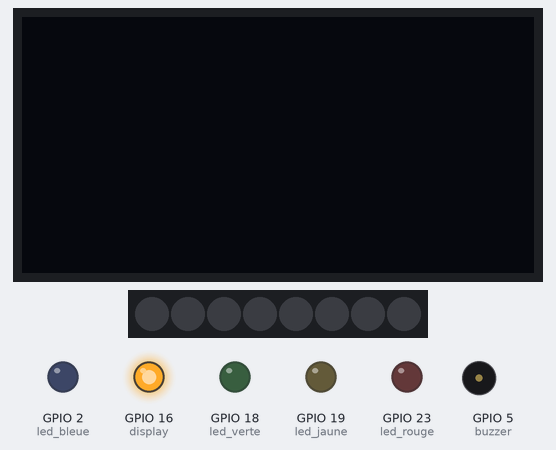
Recording of a program running on a simulated ESP32 board running MicroPython. Parts: 128×64 one-colour display, 8 RGB LEDs in strip order, left to right, output pins drawn as LEDs (lit = HIGH), buzzer (waves = sounding). Library files of the repository ran but are not shown: ssd1306.py, sh1106.py; what the program prints to the serial console is not drawn. At 0.1 s the program stops and its outputs stay as they are.

Above: at 0.2 s.
Timing chart, 0 to 1.6 s (numbered marks = the images above):
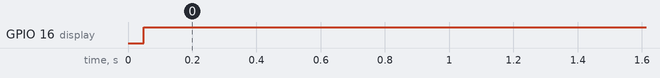

The program:

essential.py
```python
from machine import I2C, Pin, PWM, ADC, TouchPad
from time import sleep, sleep_ms, sleep_us, ticks_us, ticks_ms
from math import pi, sin
from neopixel import NeoPixel
from onewire import OneWire
from ds18x20 import DS18X20

#Importation des modules pour les afficheurs OLED
from ssd1306 import SSD1306_I2C     # module pour commander le OLED
i2c = I2C(-1, Pin(22), Pin(21))     # pin SCK et SDA du OLED
display = SSD1306_I2C(128, 64, i2c) # declaration taille ecran, pins

from sh1106 import SH1106_I2C
i2c = I2C(scl=Pin(22), sda=Pin(21), freq=400000)
display = SH1106_I2C(128, 64, i2c, Pin(16), 0x3c)
display.sleep(False)

ds_pin = Pin(27)                       # definie pin DS18B20
ds_capteur = DS18X20(OneWire(ds_pin))  # cree l'objet ds_capteur

led_bleue = Pin(2, Pin.OUT)
led_verte = Pin(18, Pin.OUT)
led_jaune = Pin(19, Pin.OUT)
led_rouge = Pin(23, Pin.OUT)

tp1 = TouchPad(Pin(15))
tp2 = TouchPad(Pin(4))

bpA = Pin(25, Pin.IN)
bpB = Pin(34, Pin.IN)
bpC = Pin(39, Pin.IN)
bpD = Pin(36, Pin.IN)

p1 = ADC(Pin(35))        # cree l'objet ADC   # CHANGEMENT !
p1.atten(ADC.ATTN_11DB)  # set 11dB input attenuation (range 0.0v - 3.6v)
p1.width(ADC.WIDTH_9BIT) # set 9 bit return values (returned range 0-511)

p2 = ADC(Pin(33))        # cree l'objet ADC
p2.atten(ADC.ATTN_11DB)  # set 11dB input attenuation (range 0.0v - 3.6v)
p2.width(ADC.WIDTH_9BIT) # set 9 bit return values (returned range 0-511)

ldr = ADC(Pin(32))        # cree l'objet ADC
ldr.atten(ADC.ATTN_11DB)  # set 11dB input attenuation (range 0.0v - 3.6v)
ldr.width(ADC.WIDTH_9BIT) # set 9 bit return values (returned range 0-511)

n = 8                          # nombre de pixels
p = 26                         # pin de commande du neopixel
np = NeoPixel(Pin(p), n)       # creation de l'instance np

buzzer = PWM(Pin(5))
buzzer.deinit()      # rapport cyclique a 30 sur 1023, soit environ 3 %

global liste_freq
liste_freq = [int(2**(x/12)*880) for x in range (0,13)]  # 13 notes
if __name__ == "__main__":
    print(liste_freq)

def  adaptEchelle(e, e1, e2, s1, s2) :
    s = (e - e1) * (s2 - s1) / (e2 - e1) + s1  # e : entree , s : sortie
    return s                                   # renvoie la valeur sortie

def attend_appui() :
  while bpA.value() == True : pass ; sleep(.02) # attend relach. poussoir
  while bpA.value() == False : pass ; sleep(.02)  # attend appui poussoir

def attend_touch() :
  while tp1.read() < 350 : pass ; sleep(.02) # attend relach. poussoir
  while tp1.read() > 350 : pass ; sleep(.02)  # attend appui poussoir

def synchro_us(delai) :
    global boucle_us, top
    if boucle_us == 0 :
        top = ticks_us()
    tip = ticks_us()
    boucle_us = boucle_us + 1
    delta = tip - top
    #print(delta)
    sleep_us((delai * boucle_us - delta))

def synchro_ms(delai) :
    global boucle_ms, top
    if boucle_ms == 0 :
        top = ticks_ms()
    tip = ticks_ms()
    boucle_ms = boucle_ms + 1
    delta = tip - top
    attente = delai * boucle_ms - delta
    sleep_ms(attente)
    #print("delta : ", delta, " - attente: ", attente)

boucle_ms = 0
```

Measured:
- by itself, GPIO 16 (display): LOW → HIGH at 0.05 s
